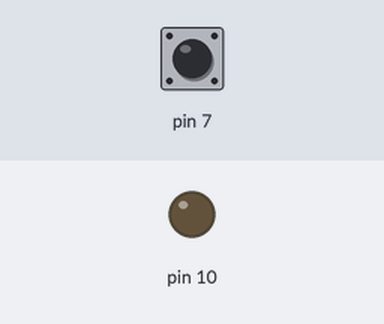
Simulated run of this sketch. Board: Arduino Uno, built with avr-gcc and run on an emulated ATmega328P. Parts: output pins drawn as LEDs (lit = HIGH). Dashed ring = blinking. Inputs (shaded band) come from the test bench; at power-on: pin 7 HIGH.

Above: at 1.2 s.
1.3 s: pin 7 pulled LOW for 1 s
At 1.9 s:
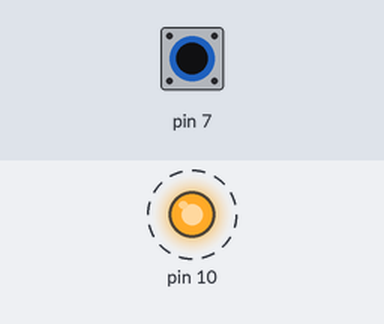
5.3 s: pin 7 pulled LOW for 3.2 s
Timing chart, 0 to 16.0 s (numbered marks = the images above; inputs shaded):
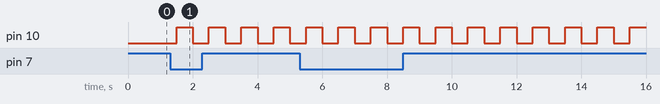

The sketch:

switch_led.ino
```cpp
  // put your setup code here, to run once:
unsigned long current_val_ms;
unsigned long task_20ms=0;
unsigned long task_500ms;
#define TASK_20MS_ACTIVE 120
#define TASK_500MS_ACTIVE 500
int switch_state =0;
int ledstate=0;

void setup()
 {

pinMode(7,INPUT_PULLUP);
pinMode(10,OUTPUT);
 }
 void loop()
 {
   current_val_ms = millis();

  //20 ms task

if((current_val_ms - task_20ms) >= TASK_20MS_ACTIVE)
{
  task_20ms = current_val_ms;
if(digitalRead(7) == LOW)
{
  switch_state++;
}
}
//500 ms task
if((current_val_ms-task_500ms)>=TASK_500MS_ACTIVE)
{
  task_500ms= current_val_ms;
  if(switch_state)
  {
    ledstate= ledstate^1;
    digitalWrite(10,ledstate);
    (switch_state--);
  }
  else
  {
    digitalWrite(10,LOW);
  }
}
}
```

Measured:
- after the input at 1.3 s, pin 10: alternates HIGH for 0.50 s and LOW for 0.50 s, starting after 0.20 s
